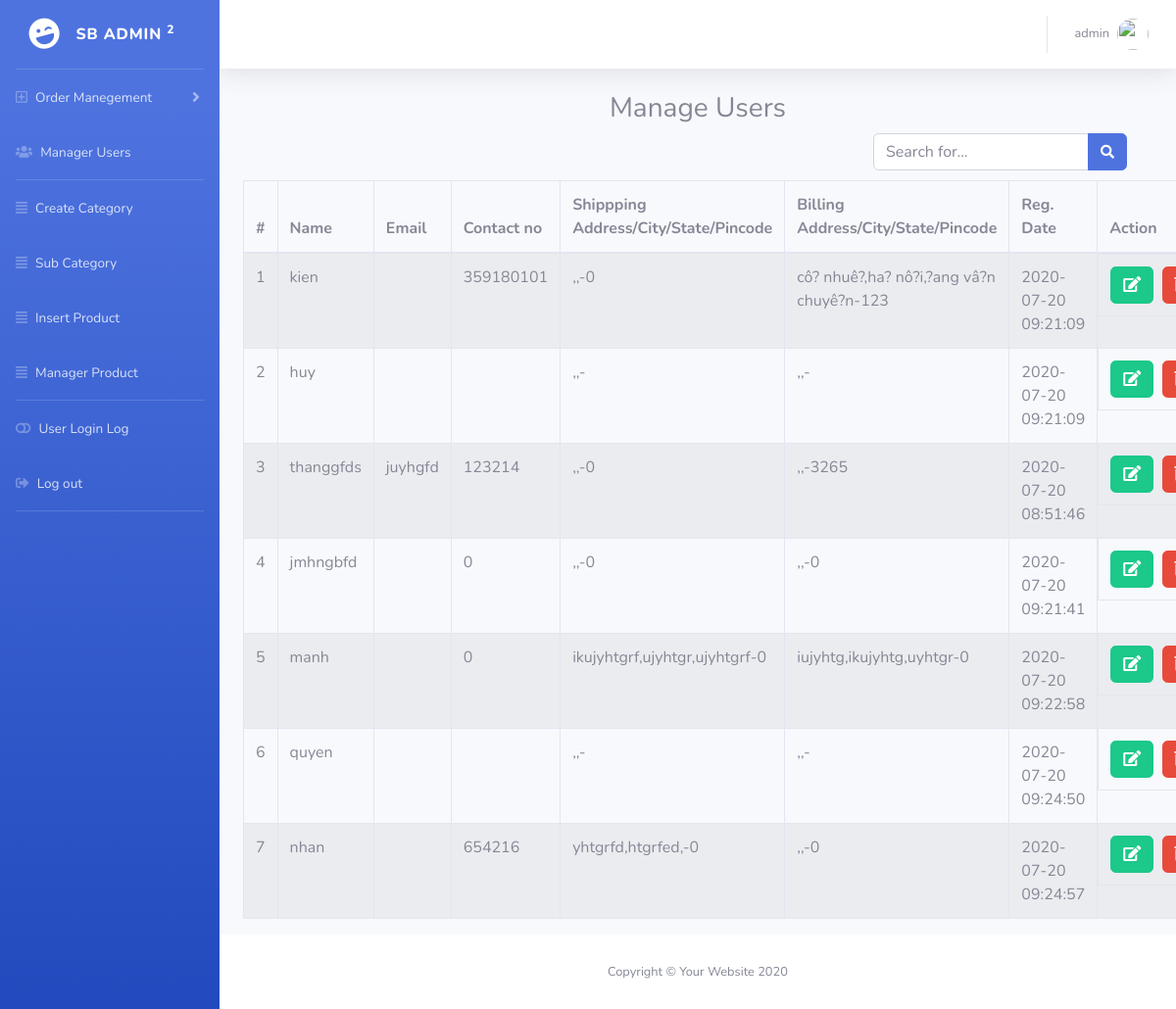
The page /shopping/admin/manage-users.php (signed in) on the database its author committed.
### tables this page shows
CREATE TABLE `users` (
  `id` int(11) NOT NULL,
  `name` varchar(255) DEFAULT NULL,
  `email` varchar(255) DEFAULT NULL,
  `contactno` bigint(11) DEFAULT NULL,
  `password` varchar(255) DEFAULT NULL,
  `shippingAddress` longtext DEFAULT NULL,
  `shippingState` varchar(255) DEFAULT NULL,
  `shippingCity` varchar(255) DEFAULT NULL,
  `shippingPincode` int(11) DEFAULT NULL,
  `billingAddress` longtext DEFAULT NULL,
  `billingState` varchar(255) DEFAULT NULL,
  `billingCity` varchar(255) DEFAULT NULL,
  `billingPincode` int(11) DEFAULT NULL,
  `regDate` timestamp NOT NULL DEFAULT current_timestamp(),
  `updationDate` varchar(255) DEFAULT NULL
);

### shopping/admin/manage-users.php (the view, shortened to what this page needs)
<?php
include("include/db_connection.php");
?>
<!DOCTYPE html>
<html lang="en">
<head>
    <link href="vendor/fontawesome-free/css/all.min.css" rel="stylesheet" type="text/css">
    <link rel="stylesheet" href="asset/vendor/fontawesome-free/css/all.min.css">
    <link href="asset/css/sb-admin-2.min.css" rel="stylesheet">
</head>
<body id="page-top">
    <div id="wrapper">
        <?php
        include("include/sidebar.php");
        ?>
        <div id="content-wrapper" class="d-flex flex-column">
            <div id="content">
                <?php
                include("include/header.php");
                ?>
                <div>
                    <div class="panel panel-default">
                        <div class="panel-heading" style="text-align:center;">
                            <h3>Manage Users</h3>
                        </div>
                    </div>
                    <div style="margin-bottom:10px; margin-right: 50px; float:right;">
                        <form class="d-none d-sm-inline-block form-inline mr-auto ml-md-3 my-2 my-md-0 mw-100 navbar-search">
                            <div class="input-group">
                                <input type="text" name="search" class="form-control border-1 small" placeholder="Search for..." aria-label="Search" aria-describedby="basic-addon2">
                                <div class="input-group-append">
                                    <button class="btn btn-primary " type="submit">
                                        <i class="fas fa-search fa-sm"></i>
                                    </button>
                                </div>
                            </div>
                        </form>
                    </div>
                    <div class="container-fluid">
                        <table cellpadding="0" cellspacing="0" border="0" class="datatable-1 table table-bordered table-striped	 display" width="100%">
                            <thead>
                                <tr>
                                    <th>#</th>
                                    <th>Name</th>
                                    <th>Email </th>
                                    <th>Contact no</th>
                                    <th>Shippping Address/City/State/Pincode </th>
                                    <th>Billing Address/City/State/Pincode </th>
                                    <th>Reg. Date </th>
                                    <th>Action</th>
                                </tr>
                            </thead>
                            <?php
                            $cnt = 1;
                            $name = $_REQUEST['search'];
                            $sql = "select * from users where name like '%" . $name . "%' or email like '%" . $name . "%'  ";
                            $res = $con->query($sql);
                            while ($row = $res->fetch_assoc()) {
                            ?>
                                <tr>
                                    <td><?php echo $cnt; ?></td>
                                    <td><?php echo $row['name']; ?></td>
                                    <td><?php echo $row['email']; ?></td>
                                    <td><?php echo $row['contactno']; ?></td>
                                    <td><?php echo $row['shippingAddress'] . "," . $row['shippingCity'] . "," . $row['shippingState'] . "-" . $row['shippingPincode']; ?>
                                    </td>
                                    <td><?php echo $row['billingAddress'] . "," . $row['billingCity'] . "," . $row['billingState'] . "-" . $row['billingPincode']; ?>
                                    </td>
                                    <td><?php echo $row['regDate']; ?></td>
                                    <td style="display: flex;">
                                        <a href="update_users.php?uid=<?php echo $row['id']; ?>" class="btn btn-success"><i class="fas fa-edit"></i></a>
                                        <a href="manage-users.php?id=<?php echo $row['id']; ?>" class="btn btn-danger"><i class="fas fa-trash-alt"></i></a>
                                    </td>
                                </tr>
                            <?php
                                $cnt++;
                            }
                            ?>
                        </table>
                    </div>
                </div>
            </div>
            <?php include("include/footer.php"); ?>
        </div>
    </div>
</body>
</html>

### shopping/admin/include/header.php (shortened to what this page needs)
<?php
include("include/db_connection.php");
$query = mysqli_query($con, "SELECT * FROM admin");
$row = mysqli_fetch_array($query);
?>
<!DOCTYPE html>
<html lang="en">
<head>
    <link href="vendor/fontawesome-free/css/all.min.css" rel="stylesheet" type="text/css">
    <link rel="stylesheet" href="asset/vendor/fontawesome-free/css/all.min.css">
    <link href="asset/css/sb-admin-2.min.css" rel="stylesheet">
</head>
<body>
<nav class="navbar navbar-expand navbar-light bg-white topbar mb-4 static-top shadow">
<ul class="navbar-nav ml-auto">
    <li class="nav-item dropdown no-arrow">
        <a class="nav-link dropdown-toggle" href="#" id="userDropdown" role="button" data-toggle="dropdown" aria-haspopup="true" aria-expanded="false">
            <span class="mr-2 d-none d-lg-inline text-gray-600 small"><?php echo $row["username"]; ?></span>
            <img class="img-profile rounded-circle" src="https://source.unsplash.com/QAB-WJcbgJk/60x60">
        </a>
    </li>
</ul>
</nav>
</body>
</html>

### rows shown on the page
users: name "kien", contactno "359180101", shippingPincode "0", billingAddress "cô? nhuê?", billingCity "ha? nô?i", billingState "?ang vâ?n chuyê?n", billingPincode "123", regDate "2020-07-20 09:21:09"
users: name "huy", regDate "2020-07-20 09:21:09"
users: name "thanggfds", email "juyhgfd", contactno "123214", shippingPincode "0", billingPincode "3265", regDate "2020-07-20 08:51:46"
users: name "jmhngbfd", contactno "0", shippingPincode "0", billingPincode "0", regDate "2020-07-20 09:21:41"
users: name "manh", contactno "0", shippingAddress "ikujyhtgrf", shippingCity "ujyhtgr", shippingState "ujyhtgrf", shippingPincode "0", billingAddress "iujyhtg", billingCity "ikujyhtg", billingState "uyhtgr", billingPincode "0", regDate "2020-07-20 09:22:58"
users: name "quyen", regDate "2020-07-20 09:24:50"
users: name "nhan", contactno "654216", shippingAddress "yhtgrfd", shippingCity "htgrfed", shippingPincode "0", billingPincode "0", regDate "2020-07-20 09:24:57"

### other values the page prints
$row["username"] "admin"
